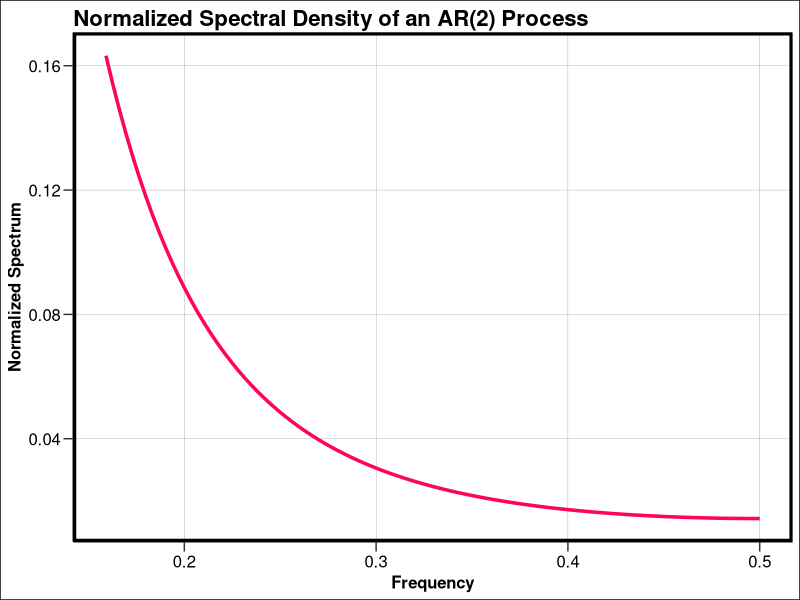
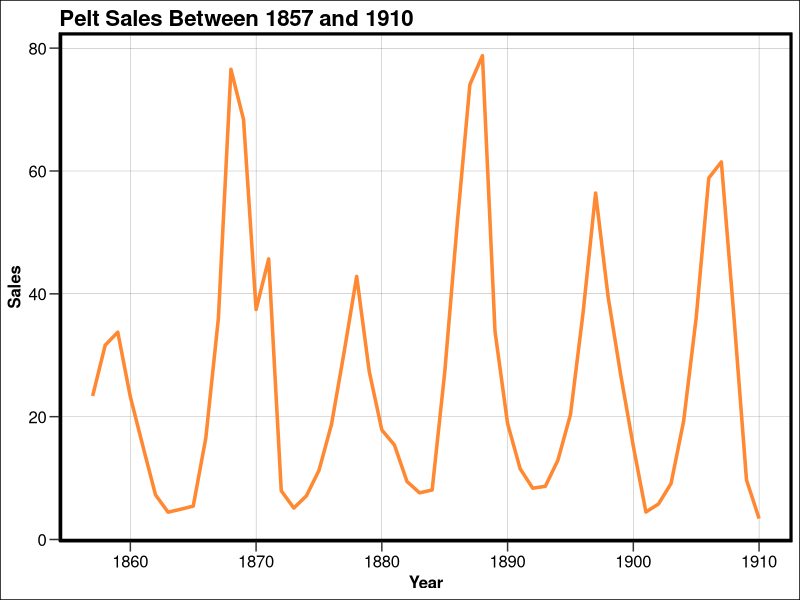
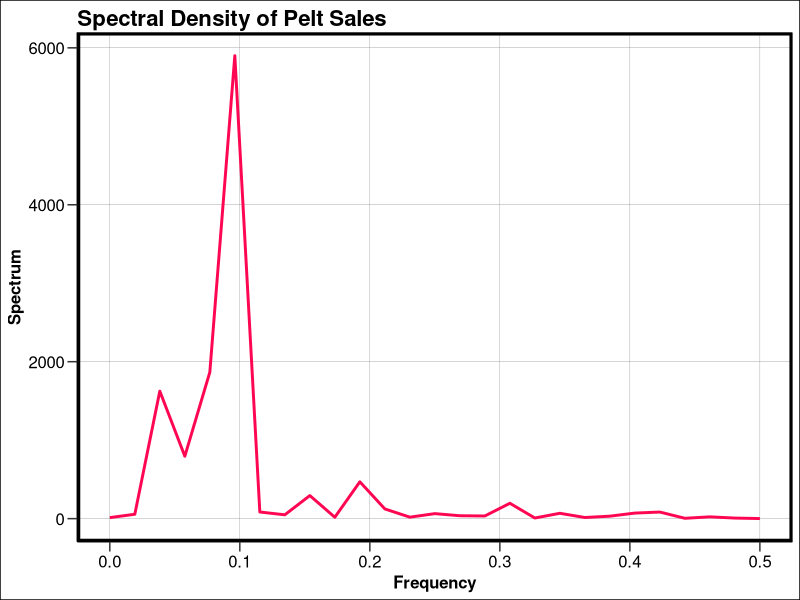
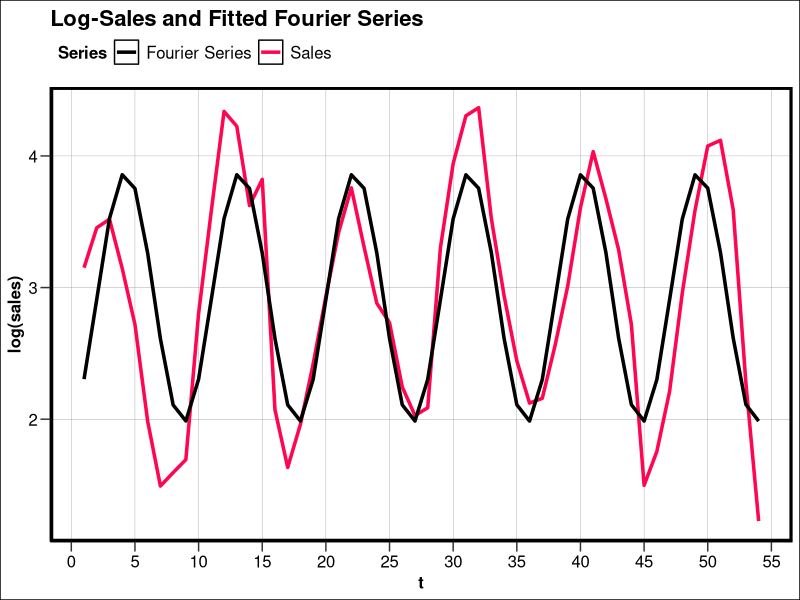

Recreate these plots in R, in order.
## ---- chunk 1
library(dplyr)
library(readr)
library(ggplot2)
library(lubridate)
## ---- chunk 2
plot_theme <- theme(
    plot.title = element_text(
        size = 16, face = "bold", hjust = 0,
        margin = margin(b = 0.1, unit = "cm")),
    plot.background = element_rect(
        fill = "#FFFFFF"),
    axis.title = element_text(
        size = 12, face = "bold"),
    axis.text = element_text(
        size = 12),
    axis.ticks.length = unit(0.25, units = "cm"),
    axis.line = element_line(
        linewidth = 0.5, color = "#000000"),
    panel.grid.minor.x = element_blank(),
    panel.grid.minor.y = element_blank(),
    panel.grid.major.x = element_line(
        linewidth = 0.1, color = "gray50"),
    panel.grid.major.y = element_line(
        linewidth = 0.1, color = "gray50"),
    panel.background = element_rect(
        fill = "#FFFFFF"),
    panel.border = element_rect(
        fill = NA, color = "#000000", linewidth = 2.0),
    legend.title = element_text(
        size = 12, face = "bold"),
    legend.text = element_text(
        size = 12),
    legend.position = "top",
    legend.justification = "left"
)

theme_set(plot_theme)
## ---- chunk 3
norm_spec <- function(w) {
    spec <- 0.259 / (pi * (2.3 - 2.86 * cos(w) + 0.6 * cos(2 * w)))
    return(spec)
}

spec_data <- tibble(
    w = seq(1, pi, length.out = 100)) %>%
    mutate(
        spectrum = norm_spec(w))

norm_spec_chart  <- ggplot(
    data = spec_data,
    aes(x = w / (2 * pi), y = spectrum)
) +
    geom_line(
        linewidth = 1.2,
        color = "#FF0652"
) +
    labs(
        x = "Frequency",
        y = "Normalized Spectrum",
        title = "Normalized Spectral Density of an AR(2) Process"
)

print(norm_spec_chart)
## ---- chunk 4
acvf <- function(k) {
    gamma_k <- function(w) {
        (1/(8*pi)) * (cos(k*w) - 1.28*cos(k*w)*cos(w) + 0.6*cos(k*w)*cos(2*w))
    }
    out <- integrate(gamma_k, lower = 0, upper = pi)$value
    return(out)
}

sapply(c(3:10), FUN = acvf)
## ---- chunk 5
pelts <- read_table("./data/pelt.txt", col_names = FALSE) %>%
    rename(sales = `X1`) %>%
    mutate(sales = sales / 1000,
           year = seq(year("1857-01-01"), year("1910-01-01")),
           t = year - 1856) %>%
    relocate(c(year, t), .before = sales)

pelts_chart <- ggplot(
    data = pelts,
    aes(x = year, y = sales)
) +
    geom_line(
        linewidth = 1.2,
        color = "#FF8833"
) +
    labs(
        x = "Year",
        y = "Sales",
        title = "Pelt Sales Between 1857 and 1910"
)

print(pelts_chart)
## ---- chunk 6
pelts_spec <- spec.pgram(pelts$sales, log = "no", plot = FALSE)

spectrum <- tibble(
    freq = seq(0, 0.5, length.out = length(pelts_spec$spec)),
    spec = pelts_spec$spec)

spectrum_chart <- ggplot(
    data = spectrum,
    aes(x = freq, y = spec)
) +
    geom_line(
        linewidth = 1.0,
        color = "#FF0652"
) +
    labs(
        x = "Frequency",
        y = "Spectrum",
        title = "Spectral Density of Pelt Sales"
)

print(spectrum_chart)
## ---- chunk 7
which.max(spectrum$spec)
## ---- chunk 8
#' @param series A univariate time-series
#' @param p Fourier frequency constant, must be between 0 and N/2

fourier_freq <- function(series, p) {
    # Check inputs
    if (max(p) > length(series) / 2) {
        stop("p cannot be greater than N/2")
    }
    if (is.ts(series) == FALSE) {
        series <- as.ts(series)
    }
    # Generate frequency with given constant
    N <- length(series)
    w_p <- (2 * pi * p) / N

    # Return output when function is called
    return(w_p)
}

fourier_freq(series = pelts$sales, p = 8)
## ---- chunk 9
significant_freqs <- function(w_p) {
    lm_fit <- lm(
        formula = log(sales) ~ cos(w_p * t) + sin(w_p * t),
        data = pelts
    )
    f_stat <- summary(lm_fit)$fstatistic
    p_val <- pf(
        q = f_stat[1], df1 = f_stat[2], df2 = f_stat[3],
        lower.tail = FALSE)
    return(p_val)
}

freqs <- fourier_freq(
    series = pelts$sales,
    p = seq(1, 27, length.out = 27)
)

sig_freqs <- tibble(
    p = seq(1, 27, length.out = 27),
    w_p = freqs,
    p_value = sapply(freqs, significant_freqs)) %>%
    filter(
        p_value < 0.05)

print(sig_freqs)
## ---- chunk 10
lm_fit <- lm(
    log(sales) ~ cos(0.698 * t) + sin(0.698 * t),
    data = pelts)

coef(lm_fit)
## ---- chunk 11
lm_data <- tibble(
    t = pelts$t,
    log_sales = log(pelts$sales),
    fitted_vals = fitted.values(lm_fit))

palette <- c("Sales" = "#FF0652", "Fourier Series" = "#000000")

lm_chart <- ggplot(
    data = lm_data,
    aes(x = t)
) +
    geom_line(
        aes(y = log_sales, color = "Sales"),
        linewidth = 1.2
) +
    geom_line(
        aes(y = fitted_vals, color = "Fourier Series"),
        linewidth = 1.2
) +
    labs(
        x = "t",
        y = "log(sales)",
        title = "Log-Sales and Fitted Fourier Series",
        color = "Series"
) +
    scale_x_continuous(
        n.breaks = 10
) +
    scale_color_manual(
        values = palette
)

print(lm_chart)
